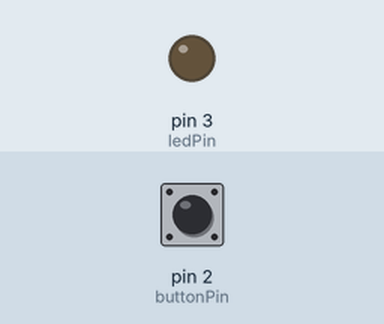
Recording of a sketch running on a simulated Arduino Uno, built with avr-gcc and run on an emulated ATmega328P. Parts: output pins drawn as LEDs (lit = HIGH). Dashed ring = blinking. Inputs (shaded band) come from the test bench; at power-on: pin 2 (buttonPin) HIGH.

Above: at 1.2 s.
1.3 s: pin 2 (buttonPin) pulled LOW for 0.15 s
At 2.8 s:
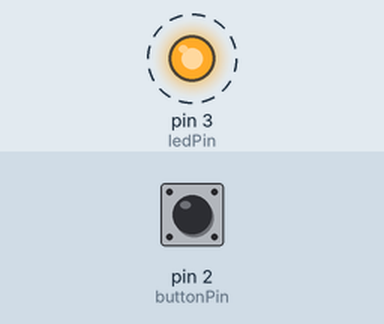
Timing chart, 0 to 10.4 s (numbered marks = the images above; inputs shaded):
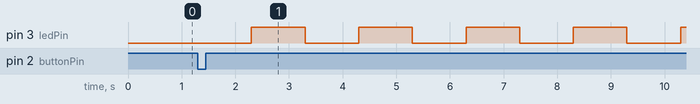

The sketch:

5_3.ino
```cpp
const int ledPin = 3;
const int buttonPin = 2;

int mode = 0;
int lastButtonState = HIGH;

unsigned long previousMillis = 0;
unsigned long previousButtonMillis = 0;

int ledState = LOW;

void setup() {
  pinMode(ledPin, OUTPUT);
  pinMode(buttonPin, INPUT_PULLUP);

  digitalWrite(ledPin, LOW);
}

void loop() {
  int buttonState = digitalRead(buttonPin);

  if (buttonState == LOW && lastButtonState == HIGH) {
    if (millis() - previousButtonMillis > 200) {
      mode++;

      if (mode > 3) {
        mode = 0;
      }

      previousButtonMillis = millis();
      previousMillis = millis();
      ledState = LOW;
    }
  }

  lastButtonState = buttonState;

  if (mode == 0) {
    digitalWrite(ledPin, LOW);
  }
  else {
    int interval;

    if (mode == 1) {
      interval = 1000;
    }
    else if (mode == 2) {
      interval = 500;
    }
    else {
      interval = 200;
    }

    if (millis() - previousMillis >= interval) {
      previousMillis = millis();
      ledState = !ledState;
      digitalWrite(ledPin, ledState);
    }
  }
}
```

Measured:
- after the input at 1.3 s, pin 3 (ledPin): alternates HIGH for 1.0 s and LOW for 1.0 s, starting after 1.0 s
